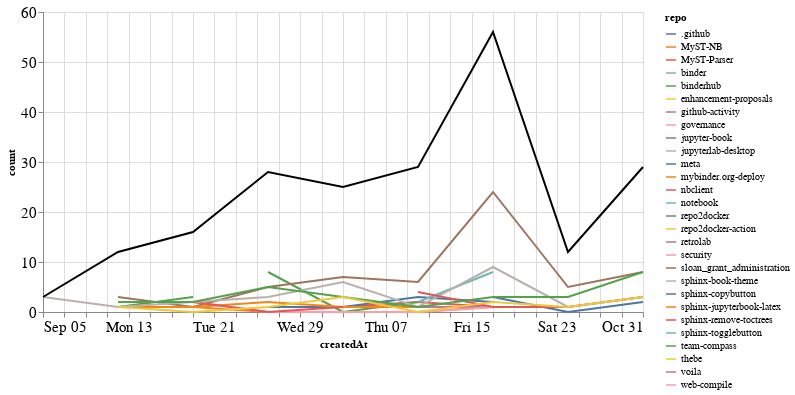

Notebook code cell kept with this figure:
### Markdown cell above
### Comments

### Code cell
comments_time = comments.groupby('repo').resample('W', on='createdAt').count()['author'].reset_index()
comments_time = comments_time.rename(columns={'author': 'count'})
comments_time_total = comments_time.groupby('createdAt').agg({"count": "sum"}).reset_index()
ch1 = alt.Chart(comments_time, width=600).mark_line().encode(
    x='createdAt',
    y='count',
    color='repo',
    tooltip="repo"
)

ch2 = alt.Chart(comments_time_total, width=600).mark_line(color="black").encode(
    x='createdAt',
    y='count',
)

ch1 + ch2

### Figure 1 — Vega-Lite specification as saved in the notebook (floating-point values rounded to 4 significant figures)
{"config": {"axisLeft": {"labelFontSize": 15}, "axisBottom": {"labelFontSize": 15}}, "layer": [{"data": {"name": "data-d18c964d066c12d9da2840c71a4530d9"}, "mark": "line", "encoding": {"color": {"type": "nominal", "field": "repo"}, "tooltip": {"type": "nominal", "field": "repo"}, "x": {"type": "temporal", "field": "createdAt"}, "y": {"type": "quantitative", "field": "count"}}, "width": 600}, {"data": {"name": "data-f842a7227e0c232b8dd4657f076cb483"}, "mark": {"type": "line", "color": "black"}, "encoding": {"x": {"type": "temporal", "field": "createdAt"}, "y": {"type": "quantitative", "field": "count"}}, "width": 600}], "$schema": "https://vega.github.io/schema/vega-lite/v4.8.1.json", "datasets": {"data-d18c964d066c12d9da2840c71a4530d9": [{"repo": ".github", "createdAt": "2021-09-12T00:00:00", "count": 1}, {"repo": "MyST-NB", "createdAt": "2021-09-19T00:00:00", "count": 1}, {"repo": "MyST-NB", "createdAt": "2021-09-26T00:00:00", "count": 0}, {"repo": "MyST-NB", "createdAt": "2021-10-03T00:00:00", "count": 0}, {"repo": "MyST-NB", "createdAt": "2021-10-10T00:00:00", "count": 0}, {"repo": "MyST-NB", "createdAt": "2021-10-17T00:00:00", "count": 1}, {"repo": "MyST-NB", "createdAt": "2021-10-24T00:00:00", "count": 1}, {"repo": "MyST-Parser", "createdAt": "2021-09-26T00:00:00", "count": 1}, {"repo": "MyST-Parser", "createdAt": "2021-10-03T00:00:00", "count": 1}, {"repo": "MyST-Parser", "createdAt": "2021-10-10T00:00:00", "count": 2}, {"repo": "MyST-Parser", "createdAt": "2021-10-17T00:00:00", "count": 1}, {"repo": "binder", "createdAt": "2021-09-19T00:00:00", "count": 1}, {"repo": "binderhub", "createdAt": "2021-09-26T00:00:00", "count": 8}, {"repo": "binderhub", "createdAt": "2021-10-03T00:00:00", "count": 0}, {"repo": "binderhub", "createdAt": "2021-10-10T00:00:00", "count": 2}, {"repo": "enhancement-proposals", "createdAt": "2021-10-10T00:00:00", "count": 2}, {"repo": "github-activity", "createdAt": "2021-10-10T00:00:00", "count": 1}, {"repo": "github-activity", "createdAt": "2021-10-17T00:00:00", "count": 1}, {"repo": "governance", "createdAt": "2021-09-19T00:00:00", "count": 2}, {"repo": "governance", "createdAt": "2021-09-26T00:00:00", "count": 0}, {"repo": "governance", "createdAt": "2021-10-03T00:00:00", "count": 0}, {"repo": "governance", "createdAt": "2021-10-10T00:00:00", "count": 0}, {"repo": "governance", "createdAt": "2021-10-17T00:00:00", "count": 1}, {"repo": "jupyter-book", "createdAt": "2021-09-12T00:00:00", "count": 3}, {"repo": "jupyter-book", "createdAt": "2021-09-19T00:00:00", "count": 1}, {"repo": "jupyter-book", "createdAt": "2021-09-26T00:00:00", "count": 5}, {"repo": "jupyter-book", "createdAt": "2021-10-03T00:00:00", "count": 7}, {"repo": "jupyter-book", "createdAt": "2021-10-10T00:00:00", "count": 6}, {"repo": "jupyter-book", "createdAt": "2021-10-17T00:00:00", "count": 24}, {"repo": "jupyter-book", "createdAt": "2021-10-24T00:00:00", "count": 5}, {"repo": "jupyter-book", "createdAt": "2021-10-31T00:00:00", "count": 8}, {"repo": "jupyterlab-desktop", "createdAt": "2021-09-26T00:00:00", "count": 1}, {"repo": "meta", "createdAt": "2021-09-26T00:00:00", "count": 1}, {"repo": "meta", "createdAt": "2021-10-03T00:00:00", "count": 1}, {"repo": "meta", "createdAt": "2021-10-10T00:00:00", "count": 3}, {"repo": "meta", "createdAt": "2021-10-17T00:00:00", "count": 2}, {"repo": "mybinder.org-deploy", "createdAt": "2021-09-12T00:00:00", "count": 1}, {"repo": "mybinder.org-deploy", "createdAt": "2021-09-19T00:00:00", "count": 1}, {"repo": "mybinder.org-deploy", "createdAt": "2021-09-26T00:00:00", "count": 2}, {"repo": "mybinder.org-deploy", "createdAt": "2021-10-03T00:00:00", "count": 1}, {"repo": "mybinder.org-deploy", "createdAt": "2021-10-10T00:00:00", "count": 1}, {"repo": "nbclient", "createdAt": "2021-09-19T00:00:00", "count": 2}, {"repo": "nbclient", "createdAt": "2021-09-26T00:00:00", "count": 0}, {"repo": "nbclient", "createdAt": "2021-10-03T00:00:00", "count": 1}, {"repo": "notebook", "createdAt": "2021-10-10T00:00:00", "count": 2}, {"repo": "notebook", "createdAt": "2021-10-17T00:00:00", "count": 8}, {"repo": "repo2docker", "createdAt": "2021-09-12T00:00:00", "count": 1}, {"repo": "repo2docker", "createdAt": "2021-09-19T00:00:00", "count": 3}, {"repo": "repo2docker-action", "createdAt": "2021-09-19T00:00:00", "count": 1}, {"repo": "retrolab", "createdAt": "2021-10-31T00:00:00", "count": 1}, {"repo": "security", "createdAt": "2021-10-03T00:00:00", "count": 1}, {"repo": "sloan_grant_administration", "createdAt": "2021-10-10T00:00:00", "count": 4}, {"repo": "sphinx-book-theme", "createdAt": "2021-09-05T00:00:00", "count": 3}, {"repo": "sphinx-book-theme", "createdAt": "2021-09-12T00:00:00", "count": 1}, {"repo": "sphinx-book-theme", "createdAt": "2021-09-19T00:00:00", "count": 2}, {"repo": "sphinx-book-theme", "createdAt": "2021-09-26T00:00:00", "count": 3}, {"repo": "sphinx-book-theme", "createdAt": "2021-10-03T00:00:00", "count": 6}, {"repo": "sphinx-book-theme", "createdAt": "2021-10-10T00:00:00", "count": 1}, {"repo": "sphinx-book-theme", "createdAt": "2021-10-17T00:00:00", "count": 9}, {"repo": "sphinx-book-theme", "createdAt": "2021-10-24T00:00:00", "count": 1}, {"repo": "sphinx-book-theme", "createdAt": "2021-10-31T00:00:00", "count": 3}, {"repo": "sphinx-copybutton", "createdAt": "2021-10-17T00:00:00", "count": 3}, {"repo": "sphinx-copybutton", "createdAt": "2021-10-24T00:00:00", "count": 0}, {"repo": "sphinx-copybutton", "createdAt": "2021-10-31T00:00:00", "count": 2}, {"repo": "sphinx-jupyterbook-latex", "createdAt": "2021-10-03T00:00:00", "count": 1}, {"repo": "sphinx-remove-toctrees", "createdAt": "2021-10-10T00:00:00", "count": 4}, {"repo": "sphinx-remove-toctrees", "createdAt": "2021-10-17T00:00:00", "count": 1}, {"repo": "sphinx-remove-toctrees", "createdAt": "2021-10-24T00:00:00", "count": 1}, {"repo": "sphinx-remove-toctrees", "createdAt": "2021-10-31T00:00:00", "count": 3}, {"repo": "sphinx-togglebutton", "createdAt": "2021-10-31T00:00:00", "count": 1}, {"repo": "team-compass", "createdAt": "2021-09-12T00:00:00", "count": 2}, {"repo": "team-compass", "createdAt": "2021-09-19T00:00:00", "count": 2}, {"repo": "team-compass", "createdAt": "2021-09-26T00:00:00", "count": 5}, {"repo": "team-compass", "createdAt": "2021-10-03T00:00:00", "count": 3}, {"repo": "team-compass", "createdAt": "2021-10-10T00:00:00", "count": 1}, {"repo": "team-compass", "createdAt": "2021-10-17T00:00:00", "count": 3}, {"repo": "team-compass", "createdAt": "2021-10-24T00:00:00", "count": 3}, {"repo": "team-compass", "createdAt": "2021-10-31T00:00:00", "count": 8}, {"repo": "thebe", "createdAt": "2021-09-12T00:00:00", "count": 1}, {"repo": "thebe", "createdAt": "2021-09-19T00:00:00", "count": 0}, {"repo": "thebe", "createdAt": "2021-09-26T00:00:00", "count": 1}, {"repo": "thebe", "createdAt": "2021-10-03T00:00:00", "count": 3}, {"repo": "thebe", "createdAt": "2021-10-10T00:00:00", "count": 0}, {"repo": "thebe", "createdAt": "2021-10-17T00:00:00", "count": 2}, {"repo": "thebe", "createdAt": "2021-10-24T00:00:00", "count": 1}, {"repo": "thebe", "createdAt": "2021-10-31T00:00:00", "count": 3}, {"repo": "voila", "createdAt": "2021-09-12T00:00:00", "count": 2}, {"repo": "web-compile", "createdAt": "2021-09-26T00:00:00", "count": 1}], "data-f842a7227e0c232b8dd4657f076cb483": [{"createdAt": "2021-09-05T00:00:00", "count": 3}, {"createdAt": "2021-09-12T00:00:00", "count": 12}, {"createdAt": "2021-09-19T00:00:00", "count": 16}, {"createdAt": "2021-09-26T00:00:00", "count": 28}, {"createdAt": "2021-10-03T00:00:00", "count": 25}, {"createdAt": "2021-10-10T00:00:00", "count": 29}, {"createdAt": "2021-10-17T00:00:00", "count": 56}, {"createdAt": "2021-10-24T00:00:00", "count": 12}, {"createdAt": "2021-10-31T00:00:00", "count": 29}]}}
